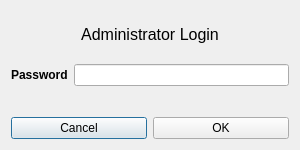
<?xml version="1.0" encoding="UTF-8"?>
<ui version="4.0">
 <class>AdminLoginDlg</class>
 <widget class="QDialog" name="AdminLoginDlg">
  <property name="geometry">
   <rect>
    <x>0</x>
    <y>0</y>
    <width>300</width>
    <height>150</height>
   </rect>
  </property>
  <property name="minimumSize">
   <size>
    <width>300</width>
    <height>150</height>
   </size>
  </property>
  <property name="maximumSize">
   <size>
    <width>330</width>
    <height>300</height>
   </size>
  </property>
  <property name="windowTitle">
   <string>Administrator Login</string>
  </property>
  <layout class="QVBoxLayout" name="verticalLayout">
   <item>
    <widget class="QLabel" name="label_4">
     <property name="font">
      <font>
       <pointsize>12</pointsize>
      </font>
     </property>
     <property name="text">
      <string>Administrator Login</string>
     </property>
     <property name="alignment">
      <set>Qt::AlignCenter</set>
     </property>
    </widget>
   </item>
   <item>
    <layout class="QFormLayout" name="formLayout">
     <property name="fieldGrowthPolicy">
      <enum>QFormLayout::AllNonFixedFieldsGrow</enum>
     </property>
     <item row="0" column="0">
      <widget class="QLabel" name="label_3">
       <property name="font">
        <font>
         <pointsize>9</pointsize>
         <weight>75</weight>
         <bold>true</bold>
        </font>
       </property>
       <property name="text">
        <string>Password</string>
       </property>
      </widget>
     </item>
     <item row="0" column="1">
      <widget class="QLineEdit" name="password">
       <property name="font">
        <font>
         <pointsize>9</pointsize>
        </font>
       </property>
       <property name="echoMode">
        <enum>QLineEdit::Password</enum>
       </property>
      </widget>
     </item>
    </layout>
   </item>
   <item>
    <layout class="QHBoxLayout" name="horizontalLayout">
     <item>
      <widget class="QPushButton" name="cancelBtn">
       <property name="text">
        <string>Cancel</string>
       </property>
      </widget>
     </item>
     <item>
      <widget class="QPushButton" name="okBtn">
       <property name="text">
        <string>OK</string>
       </property>
      </widget>
     </item>
    </layout>
   </item>
  </layout>
 </widget>
 <resources/>
 <connections/>
</ui>
